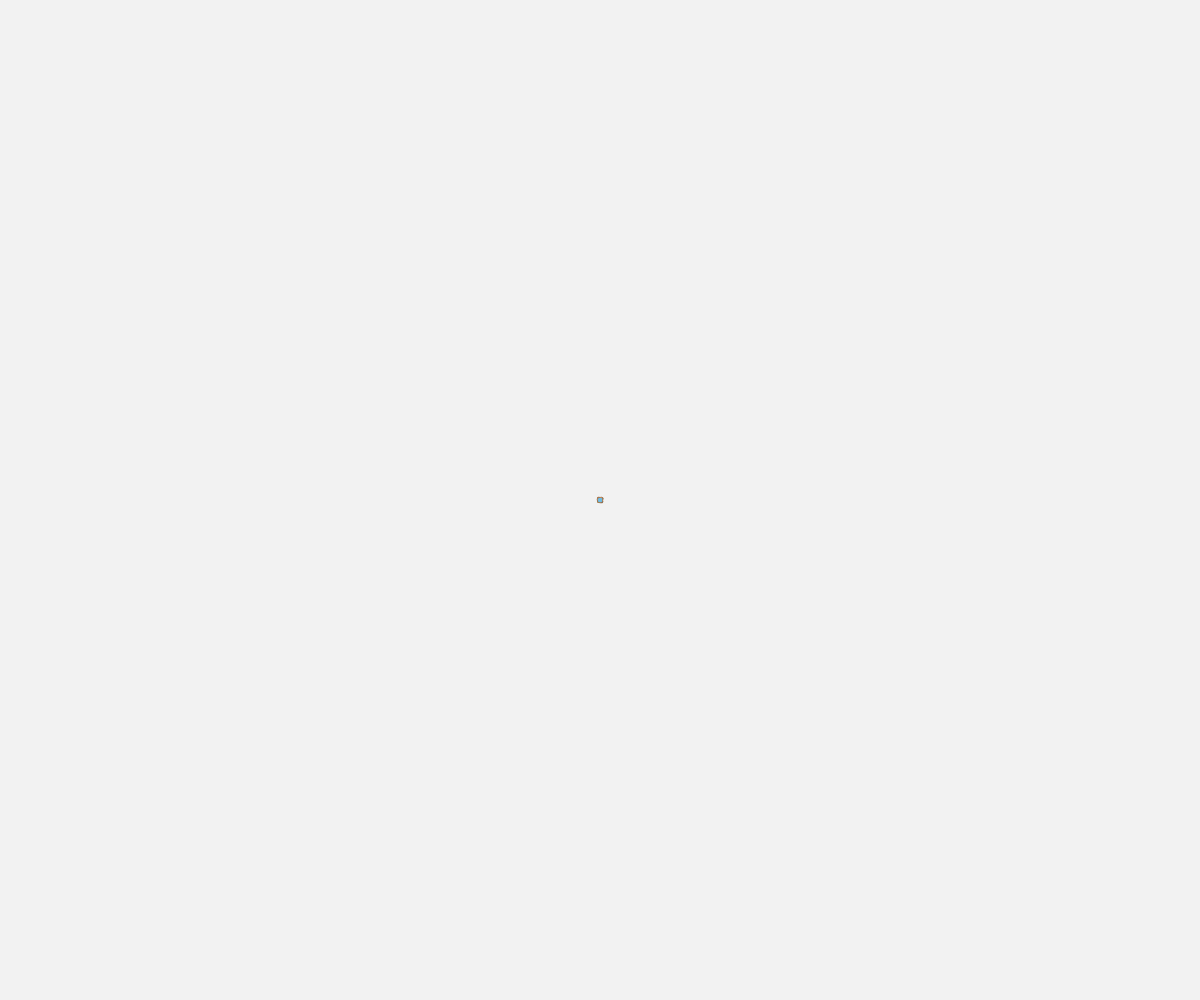
Frame 1 (no input)
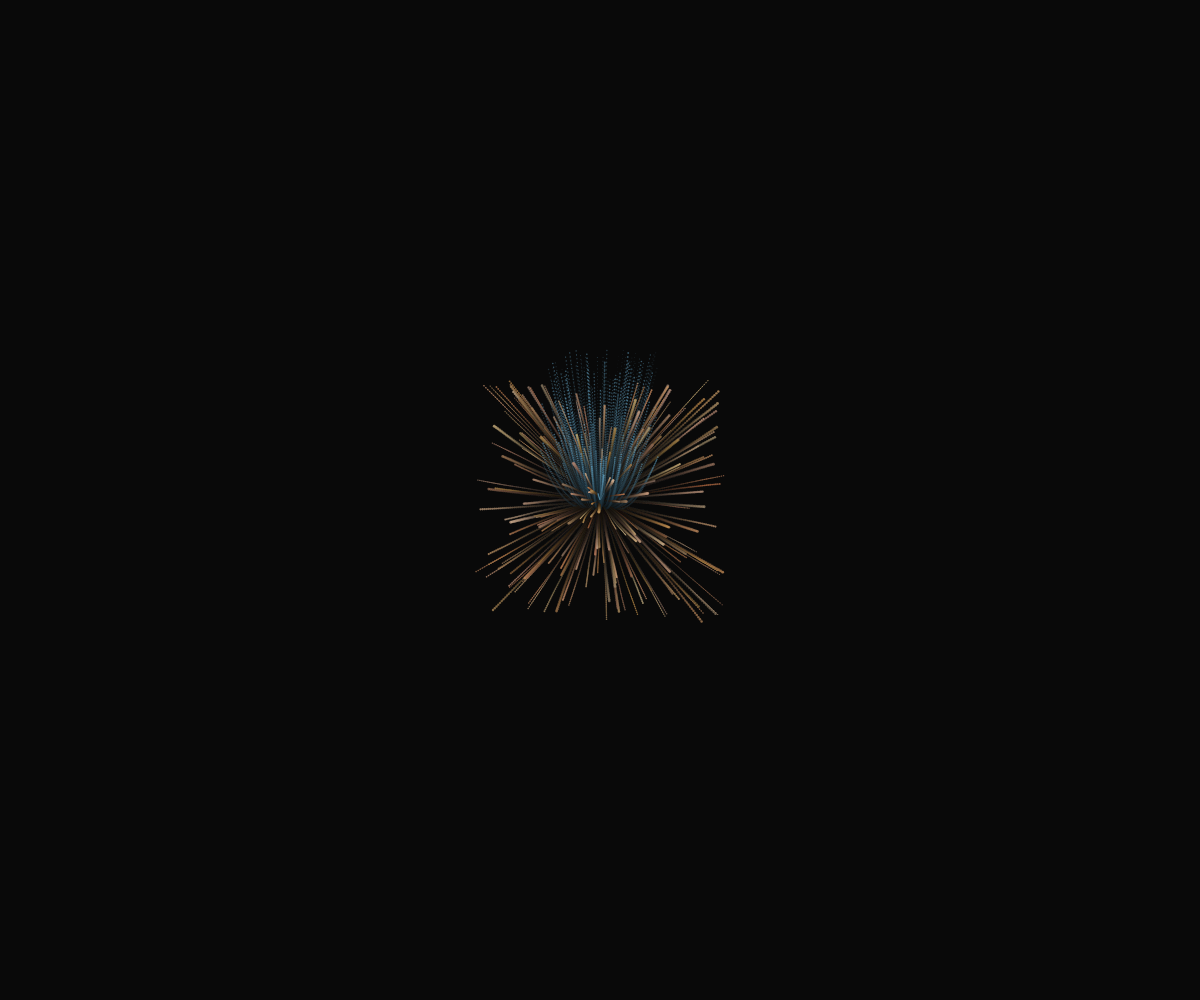
Frame 60 (no input)
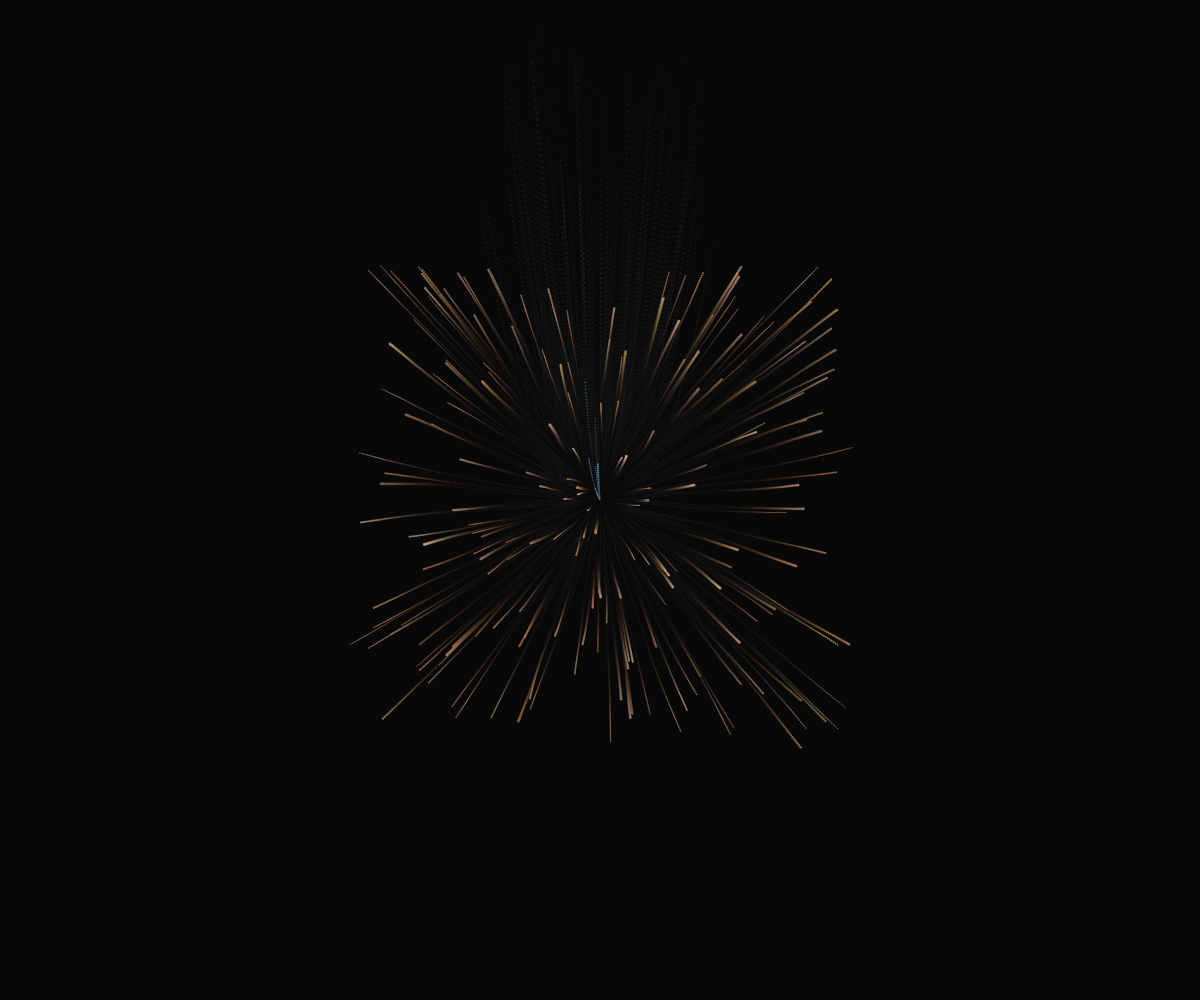
Frame 120 (the mouse pressed at the canvas centre since frame 60)

The p5.js sketch that drew these frames (run headless with seeded random() and noise() and a simulated clock; from frame 60 on, the mouse is pressed at the canvas centre):

// p5.js sketch
// ── sketch.js
let fibers = [];
let spicules = [];
let steamParticles = [];

function setup() {
  createCanvas(windowWidth, windowHeight);
  colorMode(HSB, 360, 100, 100, 1);
  frameRate(30);
  
  // Create initial fibers (wool)
  for (let i = 0; i < 200; i++) {
    fibers.push({
      x: width/2,
      y: height/2,
      vx: random(-2, 2),
      vy: random(-2, 2),
      hue: random(20, 40), // Earth tones
      saturation: random(30, 60),
      brightness: random(50, 80),
      size: random(1, 3),
      age: 0,
      segments: floor(random(3, 8)),
      history: []
    });
  }
  
  // Create spicules (silica)
  for (let i = 0; i < 150; i++) {
    spicules.push({
      x: random(width),
      y: random(height),
      size: random(2, 8),
      hue: random(10, 30), // Warm earth tones
      saturation: random(20, 40),
      brightness: random(40, 70),
      angle: random(TWO_PI),
      speed: random(0.5, 2)
    });
  }
  
  // Create steam particles
  for (let i = 0; i < 300; i++) {
    steamParticles.push({
      x: width/2,
      y: height/2,
      vx: random(-1, 1),
      vy: random(-1, 1),
      size: random(0.5, 2),
      life: random(50, 150),
      age: 0
    });
  }
}

function draw() {
  background(0, 0, 5, 0.05); // Very subtle fade for stillness
  
  // Update and display fibers (wool)
  for (let fiber of fibers) {
    // Apply steam pressure (superheated)
    let steamForce = 0.02;
    fiber.vx += random(-steamForce, steamForce);
    fiber.vy += random(-steamForce, steamForce);
    
    // Update position
    fiber.x += fiber.vx;
    fiber.y += fiber.vy;
    
    // Add to history for trail effect
    fiber.history.push({x: fiber.x, y: fiber.y});
    if (fiber.history.length > 10) {
      fiber.history.shift();
    }
    
    // Draw trail
    noFill();
    stroke(fiber.hue, fiber.saturation, fiber.brightness, 0.3);
    strokeWeight(0.5);
    beginShape();
    for (let pos of fiber.history) {
      vertex(pos.x, pos.y);
    }
    endShape();
    
    // Draw main fiber
    stroke(fiber.hue, fiber.saturation, fiber.brightness, 0.8);
    strokeWeight(fiber.size);
    point(fiber.x, fiber.y);
    
    // Age the fiber
    fiber.age++;
  }
  
  // Update and display spicules (silica)
  for (let spicule of spicules) {
    // Apply steam pressure
    let steamForce = 0.01;
    spicule.vx += random(-steamForce, steamForce);
    spicule.vy += random(-steamForce, steamForce);
    
    // Update position
    spicule.x += spicule.vx;
    spicule.y += spicule.vy;
    
    // Boundary check
    if (spicule.x < 0 || spicule.x > width || spicule.y < 0 || spicule.y > height) {
      spicule.x = random(width);
      spicule.y = random(height);
    }
    
    // Draw spicule
    fill(spicule.hue, spicule.saturation, spicule.brightness, 0.8);
    noStroke();
    ellipse(spicule.x, spicule.y, spicule.size);
  }
  
  // Update and display steam particles
  for (let i = steamParticles.length - 1; i >= 0; i--) {
    let p = steamParticles[i];
    
    // Apply upward force from steam
    p.vy -= 0.05;
    
    // Update position
    p.x += p.vx;
    p.y += p.vy;
    
    // Age particle
    p.age++;
    
    // Remove old particles
    if (p.age > p.life) {
      steamParticles.splice(i, 1);
      continue;
    }
    
    // Draw steam particle
    let alpha = map(p.age, 0, p.life, 0.8, 0);
    fill(200, 50, 90, alpha); // Light blue-gray
    noStroke();
    ellipse(p.x, p.y, p.size);
  }
  
  // Occasionally add new steam particles
  if (random() < 0.1) {
    steamParticles.push({
      x: width/2,
      y: height/2,
      vx: random(-0.5, 0.5),
      vy: random(-1, -0.5),
      size: random(0.5, 2),
      life: random(50, 150),
      age: 0
    });
  }
}

function windowResized() {
  resizeCanvas(windowWidth, windowHeight);
}
